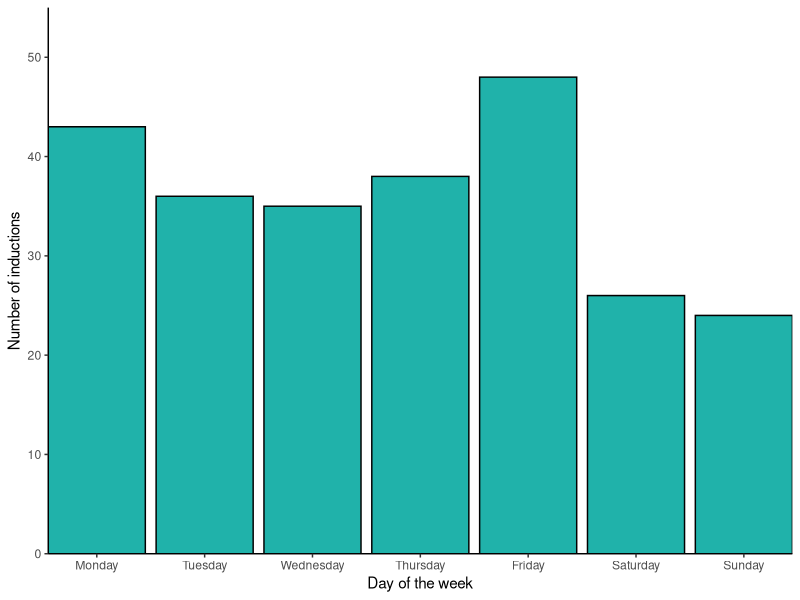

R code for this plot:
## ---- chunk 1
#| code-fold: false
library(tidyverse)
## ---- chunk 2
#| echo: false
day <- c("Monday", "Tuesday", "Wednesday", "Thursday", "Friday", "Saturday", "Sunday")
freq <- c(43, 36, 35, 38, 48, 26, 24) 
inductions <- data.frame(day, freq)
knitr::kable(inductions, 
             table.attr = "style='width:50%;'",
             caption = "Number of inductions for each day of the week over six weeks.",
             format = "html",
             col.names = c("Day", "No. inductions"),
             row.names = FALSE) |>  
  kableExtra::kable_styling()
## ---- chunk 3
#| output: false

# create a dataframe for the data
day <- c("Monday", 
         "Tuesday", 
         "Wednesday",
         "Thursday",
         "Friday",
         "Saturday",
         "Sunday")
freq <- c(43, 36, 35, 38, 48, 26, 24) 
inductions <- data.frame(day, freq)

# make the order of the days correct rather than alphabetical
inductions <- inductions |> 
  mutate(day = fct_relevel(day, c("Monday",
                                  "Tuesday",
                                  "Wednesday",
                                  "Thursday",
                                  "Friday",
                                  "Saturday",
                                  "Sunday")))

# plot the data as a barplot with the bars in order
ggplot(data = inductions, 
       aes(x = day, y = freq)) +
  geom_col(colour = "black",
           fill = "lightseagreen") +
  scale_x_discrete(expand = c(0, 0),
                   name = "Day of the week") + 
  scale_y_continuous(expand = c(0, 0),
                     name = "Number of inductions",
                     limits = c(0, 55)) +
  theme_classic()
